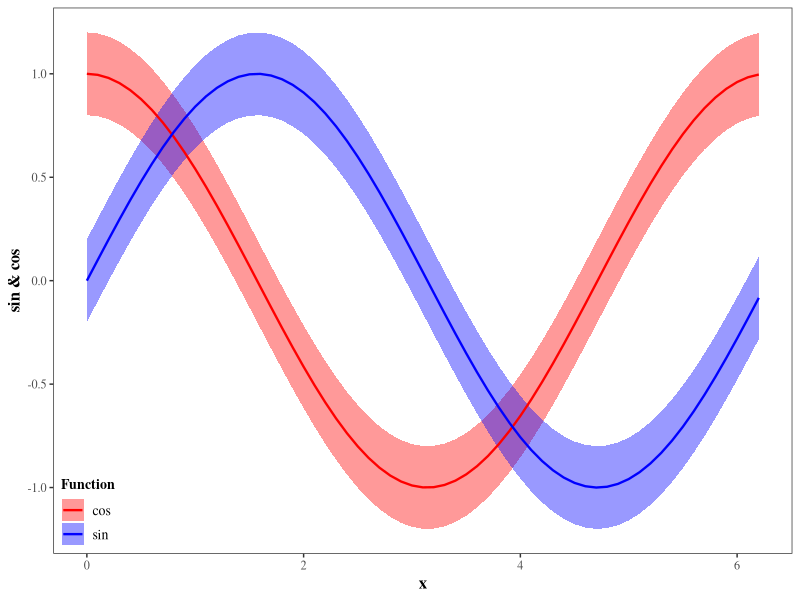
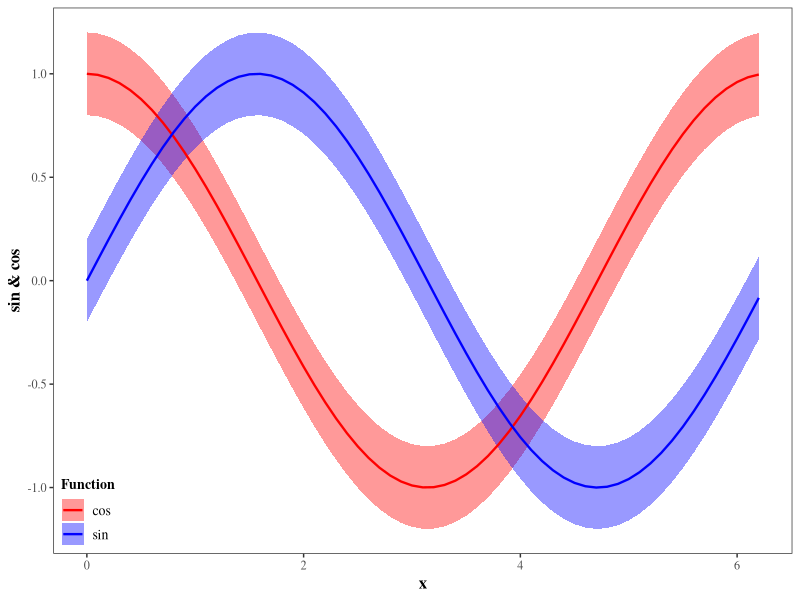

Write the R code that produced these figures, in order.
################################################################################
# ggplot2: confidence bands and set order of line types in legend based on group.
###############################################################################

# install.packages("ggplot2")
library(ggplot2)

# =============================================================================
# Create fake data
# =============================================================================
# Note that this is fake data,
# this is not the way to statistically compute confidence intervals.
x <- seq(from = 0, to = 2*pi, by = 0.1)
my.data <- data.frame(x        = rep(x,2),
                      sin.cos  = c(sin(x),cos(x)),
                      lowerCI  = c(sin(x),cos(x)) - 0.2,
                      upperCI  = c(sin(x),cos(x)) + 0.2,
                      Function = rep(c("sin","cos"), each = 63))

# =============================================================================
# Plot barplot with ggplot
# =============================================================================
my_plot <- 
  ggplot(my.data, 
         aes(x = x, 
             y = sin.cos)) +
  # plot CI-s as a ribbon arround each line
  geom_ribbon(aes(ymin = lowerCI, 
                  ymax = upperCI, 
                  fill = Function), 
              alpha = 0.4) +
  # set manually the fill color for ribbons
  scale_fill_manual(name = 'Function',
                    breaks = c('cos', 'sin'),
                    values = c('cos' = 'red',
                               'sin' = 'blue')) +
  # add the lines on top of CI ribbons
  geom_line(aes(color = Function), 
            lwd = .8, 
            linetype = 'solid') +
  # set manually the color of the lines
  scale_color_manual(name = 'Function',
                     breaks = c('cos', 'sin'),
                     values = c('cos' = 'red',
                                'sin' = 'blue')) +
  # NOTE: to set the order in legend as desired one needs to mention that in breaks=c()
  # set axis labels
  labs(x = "x", 
       y = "sin & cos") +
  theme_bw() +  # eliminate default backgound
  # adjust some theme components
  theme(panel.grid = element_blank(), # eliminate grids
        # set font family for all text within the plot ("serif" should work as "Times New Roman")
        # note that this can be overridden with other adjustment functions below
        text = element_text(family="serif"),
        # adjust text in X-axis title
        axis.title.x = element_text(size = 12, face = "bold"),
        # adjust text in Y-axis title
        axis.title.y = element_text(size = 12, face = "bold"),
        # adjust legend title appearance
        legend.title = element_text(size = 10, face = "bold"),
        # adjust legend label appearance
        legend.text = element_text(size = 10),
        # don't draw legend box (check element_rect() for borders and backgrounds)
        legend.background = element_blank(),
        # Put lower-left corner of legend box in lower-left corner of graph
        # Note that the numeric position in legend.position below is relative to the entire area, 
        # including titles and labels, not just the plotting area
        legend.justification = c(0,0),
        legend.position = c(0,0))

# Save as png
ggsave(filename = "gallery/colored_confidence_bands.png",
       plot = my_plot, 
       width = 10, height = 8, units = "cm", dpi = 75)
# Save as pdf
ggsave(filename = "gallery/colored_confidence_bands.pdf",
       plot = my_plot, 
       width = 10, height = 8, units = "cm")